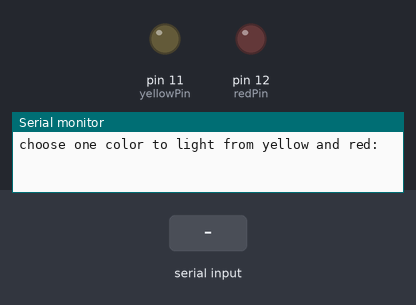
Recording of a sketch running on a simulated Arduino Uno, built with avr-gcc and run on an emulated ATmega328P. Shown: output pins drawn as LEDs (lit = HIGH), the last lines printed to the serial monitor. The inputs (shaded band) are chosen by the test bench.

Above: at 1.2 s.
1.3 s: "red" received over Serial
At 3.2 s:
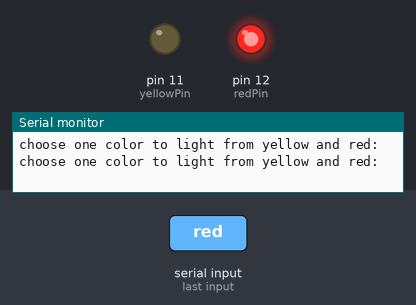
3.8 s: "yellow" received over Serial
At 5.2 s:
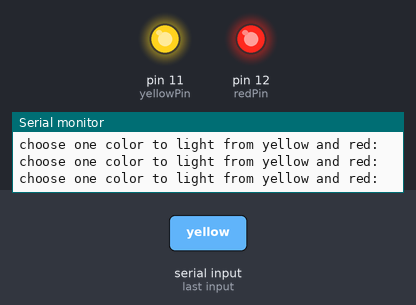
Timing chart, 0 to 6.8 s (numbered marks = the images above; inputs shaded):
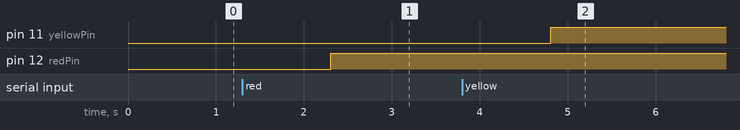

The sketch:

string.ino
```cpp
String bulb;
String msg = "choose one color to light from yellow and red:";
int redPin = 12;
int yellowPin = 11;

void setup() {
  pinMode(redPin, OUTPUT);
  pinMode(yellowPin, OUTPUT);
  Serial.begin(9600);
}

void loop() {
  Serial.println(msg);
  while (Serial.available()==0)
  {

  }
  bulb = Serial.readString();

  if(bulb=="red"){
    digitalWrite(redPin, HIGH);
  }
  if(bulb=="yellow"){
    digitalWrite(yellowPin, HIGH);
  }


}
```

Measured:
- after the input at 1.3 s, pin 12 (redPin): LOW → HIGH after 1.0 s
- after the input at 3.8 s, pin 11 (yellowPin): LOW → HIGH after 1.0 s
